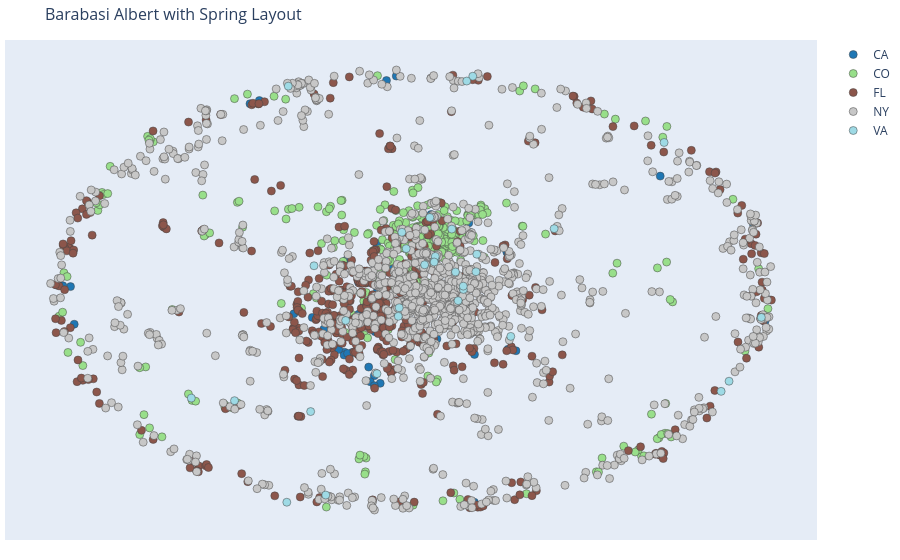

The code cell stored with this chart in its notebook:
### Code cell
n_trace_sp, e_trace_sp = create_graph_traces(G_all, 'pos_sp')
color_nodes_by_state(G_all, n_trace_sp)
create_network_graph(G_all,n_trace_sp, e_trace_sp, title='Barabasi Albert with Spring Layout')

### Figure 1 — Plotly figure (JSON) as saved in the notebook; plotly's stock layout.template omitted (floating-point values rounded to 4 significant figures; data arrays with more than 128 entries replaced by an {"elided": "..."} marker saying what was removed)
{"data": [{"hoverinfo": "text", "marker": {"color": "#1f77b4", "line": {"width": 0.5}, "size": 8}, "mode": "markers", "name": "CA", "text": ["<b>GlobalEventID:</b> 298231070.0<br><b>EventCode:</b> 190.0_190_19<br><b>Title:</b> Sante Kimes, convicted murderer, dies in prison at 79", "<b>GlobalEventID:</b> 298382471.0<br><b>EventCode:</b> 190.0_190_19<br><b>Title:</b> Sante Kimes, convicted murderer, dies in prison at 79", "<b>GlobalEventID:</b> 298395067.0<br><b>EventCode:</b> 112.0_112_11<br><b>Title:</b> Ex-Chicago priest Daniel McCormack faces new sex abuse charge", "<b>GlobalEventID:</b> 298439944.0<br><b>EventCode:</b> 15.0_15_1<br><b>Title:</b> Notorious killer with Carson ties dies in prison", "<b>GlobalEventID:</b> 298143273.0<br><b>EventCode:</b> 90.0_90_9<br><b>Title:</b> California mom in custody, hospitalized after 3 young daughters stabbed to death in home", "<b>GlobalEventID:</b> 298250095.0<br><b>EventCode:</b> 42.0_42_4<br><b>Title:</b> California mom in custody after 3 daughters killed", "<b>GlobalEventID:</b> 298375880.0<br><b>EventCode:</b> 10.0_10_1<br><b>Title:</b> Carol Coronado, 30, suspected of murdering 3 daughters - 2 toddlers, 1 infant, in Torrance, California home", "<b>GlobalEventID:</b> 298231728.0<br><b>EventCode:</b> 10.0_10_1<br><b>Title:</b> Why Wikileaks Might Cause a Shitstorm This Week", "<b>GlobalEventID:</b> 298121840.0<br><b>EventCode:</b> 112.0_112_11<br><b>Title:</b> Mother arrested after 'stabbing to death her three young daughters'", "<b>GlobalEventID:</b> 298142325.0<br><b>EventCode:</b> 193.0_193_19<br><b>Title:</b> Yahoo News: Latest and Breaking News, Headlines, Live Updates, and More", "<b>GlobalEventID:</b> 298235730.0<br><b>EventCode:</b> 10.0_10_1<br><b>Title:</b> 3 Little Girls Found Dead, Blood-Covered Mother Arrested", "<b>GlobalEventID:</b> 298394818.0<br><b>EventCode:</b> 43.0_43_4<br><b>Title:</b> California mom in custody after 3 daughters killed", "<b>GlobalEventID:</b> 298571401.0<br><b>EventCode:</b> 15.0_15_1<br><b>Title:</b> Yahoo News: Latest and Breaking News, Headlines, Live Updates, and More", "<b>GlobalEventID:</b> 298650732.0<br><b>EventCode:</b> 20.0_20_2<br><b>Title:</b> California Mother Kills Three Daughters; Husband Blames \"Demon\"", "<b>GlobalEventID:</b> 298224407.0<br><b>EventCode:</b> 10.0_10_1<br><b>Title:</b> El Nino Trend Could Explain Climate Change Slowdown", "<b>GlobalEventID:</b> 298231154.0<br><b>EventCode:</b> 190.0_190_19<br><b>Title:</b> Famous grifter portrayed by Mary Tyler Moore dies in prison aged 79", "<b>GlobalEventID:</b> 298665501.0<br><b>EventCode:</b> 40.0_40_4<br><b>Title:</b> Santa Barbara shooting spree leaves 7 dead, including gunman - .com", "<b>GlobalEventID:</b> 298120499.0<br><b>EventCode:</b> 42.0_42_4<br><b>Title:</b> 4 Dead in Tour Bus Crash That Shut Down 10 Freeway Near Arizona Border", "<b>GlobalEventID:</b> 298673897.0<br><b>EventCode:</b> 111.0_111_11<br><b>Title:</b> New Zealand woman hid while gunman Elliot Rodger was 100 metres away", "<b>GlobalEventID:</b> 298182819.0<br><b>EventCode:</b> 12.0_12_1<br><b>Title:</b> San Jose judge hears public worry on serial rapist release", "<b>GlobalEventID:</b> 298295924.0<br><b>EventCode:</b> 43.0_43_4<br><b>Title:</b> Feds Execute Military-Style Raid on Texas Grandmother", "<b>GlobalEventID:</b> 298533033.0<br><b>EventCode:</b> 90.0_90_9<br><b>Title:</b> Pillowcase Rapist will live near Palmdale, wear GPS ankle bracelet", "<b>GlobalEventID:</b> 298848520.0<br><b>EventCode:</b> 90.0_90_9<br><b>Title:</b> California gunman, in manifesto, said police nearly thwarted plot", "<b>GlobalEventID:</b> 298890753.0<br><b>EventCode:</b> 13.0_13_1<br><b>Title:</b> Four dead in suspected California murder-suicide", "<b>GlobalEventID:</b> 299055056.0<br><b>EventCode:</b> 190.0_190_19<br><b>Title:</b> Hunters Fire: Dozens near Yosemite told to evacuate", "<b>GlobalEventID:</b> 299111884.0<br><b>EventCode:</b> 10.0_10_1<br><b>Title:</b> Crews battling Mariposa County blaze face dry wind", "<b>GlobalEventID:</b> 298142245.0<br><b>EventCode:</b> 190.0_190_19<br><b>Title:</b> StockExaminer - AI-Powered Stock Chatbot", "<b>GlobalEventID:</b> 298570084.0<br><b>EventCode:</b> 40.0_40_4<br><b>Title:</b> StockExaminer - AI-Powered Stock Chatbot", "<b>GlobalEventID:</b> 298110967.0<br><b>EventCode:</b> 173.0_173_17<br><b>Title:</b> Calif. man gets 8 years in prison for bringing girls to Las Vegas for prostitution", "<b>GlobalEventID:</b> 298266167.0<br><b>EventCode:</b> 112.0_112_11<br><b>Title:</b> Nadell slaying: Daughter-in-law plotted for share of estate, police say", "<b>GlobalEventID:</b> 298662809.0<br><b>EventCode:</b> 193.0_193_19<br><b>Title:</b> List of worst shootings on or near college campuses", "<b>GlobalEventID:</b> 298636264.0<br><b>EventCode:</b> 10.0_10_1<br><b>Title:</b> These 7 States Are Running Out of Water", "<b>GlobalEventID:</b> 298541219.0<br><b>EventCode:</b> 10.0_10_1<br><b>Title:</b> Seven States Running Out of Water", "<b>GlobalEventID:</b> 298594151.0<br><b>EventCode:</b> 193.0_193_19<br><b>Title:</b> Three dead in Jewish Museum shooting in Brussels", "<b>GlobalEventID:</b> 298633378.0<br><b>EventCode:</b> 190.0_190_19<br><b>Title:</b> UC Santa Barbara Shooting Update: 3 Stabbing Victims At Rodger's Home", "<b>GlobalEventID:</b> 298633395.0<br><b>EventCode:</b> 193.0_193_19<br><b>Title:</b> Director says son responsible for shooting rampage near UC Santa Barbara", "<b>GlobalEventID:</b> 298556473.0<br><b>EventCode:</b> 190.0_190_19<br><b>Title:</b> US gunman 'was director's son' – DW – 05/25/2014", "<b>GlobalEventID:</b> 298629634.0<br><b>EventCode:</b> 193.0_193_19<br><b>Title:</b> Heartbroken teen kills 7 in US", "<b>GlobalEventID:</b> 298702788.0<br><b>EventCode:</b> 43.0_43_4<br><b>Title:</b> Sheriff Releases Detailed Report On Elliot Rodger And Night Of Mass Murder", "<b>GlobalEventID:</b> 298576799.0<br><b>EventCode:</b> 10.0_10_1<br><b>Title:</b> Gunman kills 6 in rampage in California college town", "<b>GlobalEventID:</b> 298652441.0<br><b>EventCode:</b> 42.0_42_4<br><b>Title:</b> California gunman, in manifesto, said police nearly thwarted plot", "<b>GlobalEventID:</b> 298671761.0<br><b>EventCode:</b> 10.0_10_1<br><b>Title:</b> Gunman kills 6 in rampage in California college town", "<b>GlobalEventID:</b> 298570443.0<br><b>EventCode:</b> 90.0_90_9<br><b>Title:</b> Deadly rampage in California college town", "<b>GlobalEventID:</b> 298867992.0<br><b>EventCode:</b> 40.0_40_4<br><b>Title:</b> UC Santa Barbara Holds Memorial For Slain Students", "<b>GlobalEventID:</b> 298645415.0<br><b>EventCode:</b> 42.0_42_4<br><b>Title:</b> US police confirm drive-by killer", "<b>GlobalEventID:</b> 298731501.0<br><b>EventCode:</b> 40.0_40_4<br><b>Title:</b> Father Of Shooting Victim Angrily Rails Against NRA And 'Craven Politicians' In Emotional Press Conference", "<b>GlobalEventID:</b> 298727211.0<br><b>EventCode:</b> 145.0_145_14<br><b>Title:</b> 7 dead, 7 wounded in shooting near UC Santa Barbara", "<b>GlobalEventID:</b> 298730931.0<br><b>EventCode:</b> 42.0_42_4<br><b>Title:</b> Chilling video linked to shootings near University of California", "<b>GlobalEventID:</b> 298620818.0<br><b>EventCode:</b> 190.0_190_19<br><b>Title:</b> Seven die as gunman attacks college town", "<b>GlobalEventID:</b> 298670845.0<br><b>EventCode:</b> 193.0_193_19<br><b>Title:</b> UPDATE: Last Two Victims in California Rampage Identified", "<b>GlobalEventID:</b> 298836521.0<br><b>EventCode:</b> 10.0_10_1<br><b>Title:</b> Deputies never saw menacing videos before rampage", "<b>GlobalEventID:</b> 298847512.0<br><b>EventCode:</b> 13.0_13_1<br><b>Title:</b> Identity Of 3 More Victims Of Isla Vista Shooting Revealed", "<b>GlobalEventID:</b> 298891299.0<br><b>EventCode:</b> 90.0_90_9<br><b>Title:</b> Police defend not searching virgin killer's room weeks before rampage", "<b>GlobalEventID:</b> 298620757.0<br><b>EventCode:</b> 193.0_193_19<br><b>Title:</b> California shooting kills seven", "<b>GlobalEventID:</b> 298665404.0<br><b>EventCode:</b> 193.0_193_19<br><b>Title:</b> US gunman who killed six in California 'was director's son'", "<b>GlobalEventID:</b> 298665468.0<br><b>EventCode:</b> 20.0_20_2<br><b>Title:</b> Isla Vista Killing Spree Claims 7 Lives, Including Suspect", "<b>GlobalEventID:</b> 298769447.0<br><b>EventCode:</b> 20.0_20_2<br><b>Title:</b> Isla Vista Killing Spree Claims 7 Lives, Including Suspect", "<b>GlobalEventID:</b> 298671747.0<br><b>EventCode:</b> 10.0_10_1<br><b>Title:</b> Gunman kills six in California college town shooting", "<b>GlobalEventID:</b> 299009249.0<br><b>EventCode:</b> 112.0_112_11<br><b>Title:</b> CHP investigates Cal Fire sex allegations tied to Fleming case", "<b>GlobalEventID:</b> 298742226.0<br><b>EventCode:</b> 190.0_190_19<br><b>Title:</b> Three killed, five wounded in Myrtle Beach shootings", "<b>GlobalEventID:</b> 298643776.0<br><b>EventCode:</b> 190.0_190_19<br><b>Title:</b> Three killed, five wounded in Myrtle Beach shootings", "<b>GlobalEventID:</b> 298846546.0<br><b>EventCode:</b> 190.0_190_19<br><b>Title:</b> Victim's father blames government 'idiots' after California killing spree", "<b>GlobalEventID:</b> 298761993.0<br><b>EventCode:</b> 20.0_20_2<br><b>Title:</b> Who is California rampage suspect Elliot Rodger?", "<b>GlobalEventID:</b> 298770865.0<br><b>EventCode:</b> 12.0_12_1<br><b>Title:</b> Michael Moore Makes A Big Mistake About Canada", "<b>GlobalEventID:</b> 299045073.0<br><b>EventCode:</b> 190.0_190_19<br><b>Title:</b> Father of Newtown victim writes to dad who lost son in Santa Barbara", "<b>GlobalEventID:</b> 298738727.0<br><b>EventCode:</b> 12.0_12_1<br><b>Title:</b> Influential Women in Politics - Women's Rights and Political Issues", "<b>GlobalEventID:</b> 298873208.0<br><b>EventCode:</b> 173.0_173_17<br><b>Title:</b> BusbyWay.com is for sale", "<b>GlobalEventID:</b> 298981489.0<br><b>EventCode:</b> 173.0_173_17<br><b>Title:</b> Woman Named In Killer's Rant 'Devastated,' Living In Fear", "<b>GlobalEventID:</b> 299132141.0<br><b>EventCode:</b> 193.0_193_19<br><b>Title:</b> UC Santa Barbara Students To Media: 'News Crews Go Home!'", "<b>GlobalEventID:</b> 298956172.0<br><b>EventCode:</b> 112.0_112_11<br><b>Title:</b> Joe The Plumber: 'Your Dead Kids Don't Trump My Constitutional Rights' To Have Guns", "<b>GlobalEventID:</b> 298885758.0<br><b>EventCode:</b> 42.0_42_4<br><b>Title:</b> California shooting rampage victim left Ottawa when he was five", "<b>GlobalEventID:</b> 299120955.0<br><b>EventCode:</b> 173.0_173_17<br><b>Title:</b> Owls Head man sentenced for making methamphetamines", "<b>GlobalEventID:</b> 298404974.0<br><b>EventCode:</b> 20.0_20_2<br><b>Title:</b> Netflix Comes to Europe: France, Germany, Switzerland and More Receive Video Streaming Service"], "type": "scatter", "x": [0.07457, 0.05497, 0.06428, 0.05236, -0.973, -0.9346, -0.9557, -0.04038, -0.05101, -0.1681, -0.1705, -0.1756, -0.1703, -0.09145, -0.09828, 0.0723, 0.02299, 0.02253, 0.02336, -0.1415, -0.116, -0.1375, -0.1293, -0.1269, -0.13, -0.1344, -0.4405, -0.4147, 0.05797, 0.2669, 0.08989, -0.03767, -0.06461, 0.05537, -0.08183, -0.1094, -0.09801, -0.08587, -0.1136, -0.1415, -0.1399, -0.1272, 0.1777, -0.0894, 0.01834, 0.1774, 0.9777, -0.09613, -0.1803, -0.1591, -0.1814, -0.1717, -0.1964, 0.292, 0.2699, 0.1621, 0.1677, 0.07243, 0.07192, 0.1134, 0.1143, -0.2372, -0.9244, 0.9883, -0.2689, 0.6891, 0.9445, -0.0008858, 0.01941, 0.01776, -0.3195, 0.02021, 0.07429], "y": [0.1524, 0.1946, 0.1516, 0.1898, 0.02711, 0.01936, 0.02311, 0.05527, 0.1008, 0.1394, 0.1468, 0.1381, 0.1444, 0.2146, -0.3841, 0.2925, 0.001551, -0.004508, 0.003478, 0.03774, 0.03745, 0.04171, -0.07556, 0.05449, 0.04226, 0.04765, 0.8473, 0.8618, 0.3459, 0.1751, 0.3132, 0.9725, 0.9525, 0.2958, -0.4185, -0.411, -0.4292, -0.2648, -0.3449, -0.106, -0.1334, -0.1447, -0.2877, 0.003295, -0.1493, -0.957, -0.1379, -0.1845, -0.2774, -0.2789, -0.2907, -0.2832, -0.2652, -0.2712, -0.2648, 0.3076, 0.264, -0.02304, 0.02782, -0.1446, -0.1466, -0.1734, -0.1509, -0.03975, -0.12, 0.5196, 0.3069, -0.2538, -0.2124, -0.2087, -0.1034, 0.137, -0.2173]}, {"hoverinfo": "text", "marker": {"color": "#98df8a", "line": {"width": 0.5}, "size": 8}, "mode": "markers", "name": "CO", "text": {"elided": "555 str values"}, "type": "scatter", "x": {"elided": "555 float values"}, "y": {"elided": "555 float values"}}, {"hoverinfo": "text", "marker": {"color": "#8c564b", "line": {"width": 0.5}, "size": 8}, "mode": "markers", "name": "FL", "text": {"elided": "893 str values"}, "type": "scatter", "x": {"elided": "893 float values"}, "y": {"elided": "893 float values"}}, {"hoverinfo": "text", "marker": {"color": "#c7c7c7", "line": {"width": 0.5}, "size": 8}, "mode": "markers", "name": "NY", "text": {"elided": "1571 str values"}, "type": "scatter", "x": {"elided": "1571 float values"}, "y": {"elided": "1571 float values"}}, {"hoverinfo": "text", "marker": {"color": "#9edae5", "line": {"width": 0.5}, "size": 8}, "mode": "markers", "name": "VA", "text": ["<b>GlobalEventID:</b> 679440844.0<br><b>EventCode:</b> 20.0_20_2<br><b>Title:</b> Ex-New York Senate leader Skelos asks court for new trial", "<b>GlobalEventID:</b> 679620907.0<br><b>EventCode:</b> 15.0_15_1<br><b>Title:</b> Man who was math teacher sentenced in sexual battery case", "<b>GlobalEventID:</b> 679438789.0<br><b>EventCode:</b> 190.0_190_19<br><b>Title:</b> Beans Helped Settle Tennessee; Some Moved On To Hamilton County", "<b>GlobalEventID:</b> 679683012.0<br><b>EventCode:</b> 12.0_12_1<br><b>Title:</b> Conservative activist Shak Hill announces primary challenge against Comstock", "<b>GlobalEventID:</b> 679664934.0<br><b>EventCode:</b> 20.0_20_2<br><b>Title:</b> Man sentenced to 12 years for stabbing 2 men during drug deal", "<b>GlobalEventID:</b> 679517598.0<br><b>EventCode:</b> 173.0_173_17<br><b>Title:</b> Akers waives extradition in circuit court", "<b>GlobalEventID:</b> 679687801.0<br><b>EventCode:</b> 111.0_111_11<br><b>Title:</b> LePage illegally censoring his Facebook page, ACLU claims in lawsuit - CentralMaine.com", "<b>GlobalEventID:</b> 679713283.0<br><b>EventCode:</b> 173.0_173_17<br><b>Title:</b> Trooper indicted on felony charges in Scott County", "<b>GlobalEventID:</b> 679451140.0<br><b>EventCode:</b> 10.0_10_1<br><b>Title:</b> Pennsylvania Firearm Owners Association Discussion Forum - National", "<b>GlobalEventID:</b> 679656651.0<br><b>EventCode:</b> 193.0_193_19<br><b>Title:</b> Here's Why the U.S. Military is Scared of Drones", "<b>GlobalEventID:</b> 679712593.0<br><b>EventCode:</b> 15.0_15_1<br><b>Title:</b> Former Abingdon corrections officer pleads guilty", "<b>GlobalEventID:</b> 679706112.0<br><b>EventCode:</b> 193.0_193_19<br><b>Title:</b> Parents of Indiana 15-year-old killed by police file lawsuit", "<b>GlobalEventID:</b> 679721276.0<br><b>EventCode:</b> 51.0_51_5<br><b>Title:</b> Alan Dershowitz On Trump And Grand Juries", "<b>GlobalEventID:</b> 679512678.0<br><b>EventCode:</b> 42.0_42_4<br><b>Title:</b> DNC chief rebuilds a broken party organization", "<b>GlobalEventID:</b> 679623037.0<br><b>EventCode:</b> 51.0_51_5<br><b>Title:</b> White House can’t count on Senate GOP, so it’s wooing Democrats", "<b>GlobalEventID:</b> 679488260.0<br><b>EventCode:</b> 173.0_173_17<br><b>Title:</b> High-Level Mexican Cartel Leader Arraigned in San Diego", "<b>GlobalEventID:</b> 679589844.0<br><b>EventCode:</b> 190.0_190_19<br><b>Title:</b> 9/11 victim is identified SIXTEEN years after the attack thanks to work extracting DNA from body fragments", "<b>GlobalEventID:</b> 679640395.0<br><b>EventCode:</b> 43.0_43_4<br><b>Title:</b> Florida authorities now involved in investigation of deceased child", "<b>GlobalEventID:</b> 679475848.0<br><b>EventCode:</b> 190.0_190_19<br><b>Title:</b> Remains of 9/11 victim identified 16 years after terror attacks", "<b>GlobalEventID:</b> 679477575.0<br><b>EventCode:</b> 112.0_112_11<br><b>Title:</b> Breaking News Updates | Latest News Headlines | Photos & News Video", "<b>GlobalEventID:</b> 679675460.0<br><b>EventCode:</b> 141.0_141_14<br><b>Title:</b> Virginia bishops call on clergy to protest white supremacist-supported rally", "<b>GlobalEventID:</b> 679515918.0<br><b>EventCode:</b> 14.0_14_1<br><b>Title:</b> Australian leader says gay marriage could be law this year", "<b>GlobalEventID:</b> 679514169.0<br><b>EventCode:</b> 43.0_43_4<br><b>Title:</b> Mueller using grand juries in Virginia and D.C. in Trump-Russia Probe", "<b>GlobalEventID:</b> 679592805.0<br><b>EventCode:</b> 17.0_17_1<br><b>Title:</b> Pence carves his own political ID, on behalf of Trump", "<b>GlobalEventID:</b> 679683615.0<br><b>EventCode:</b> 17.0_17_1<br><b>Title:</b> On behalf of Trump, Pence carves his own political ID", "<b>GlobalEventID:</b> 679635186.0<br><b>EventCode:</b> 51.0_51_5<br><b>Title:</b> VCU poll: Northam holds 5-point lead over Gillespie in Virginia governor's race", "<b>GlobalEventID:</b> 679733609.0<br><b>EventCode:</b> 20.0_20_2<br><b>Title:</b> WJTN Headlines", "<b>GlobalEventID:</b> 679681522.0<br><b>EventCode:</b> 14.0_14_1<br><b>Title:</b> Dead child's father says estranged wife must have snapped", "<b>GlobalEventID:</b> 679446177.0<br><b>EventCode:</b> 90.0_90_9<br><b>Title:</b> <![CDATA[illegal Immigration Information, News, & Activism - Videos about Illegal Immigration, refugee programs, globalism, & socialism]]>", "<b>GlobalEventID:</b> 679725350.0<br><b>EventCode:</b> 20.0_20_2<br><b>Title:</b> Airbnb isn't allowing rallying white supremacists to use its service", "<b>GlobalEventID:</b> 679572677.0<br><b>EventCode:</b> 43.0_43_4<br><b>Title:</b> Ecocide and the Psychotic 0.5 Per Cent", "<b>GlobalEventID:</b> 679517889.0<br><b>EventCode:</b> 51.0_51_5<br><b>Title:</b> QTC Wins $6.8 Billion VA Contract, Or, Did VA Just Award Itself A Contract?", "<b>GlobalEventID:</b> 679448019.0<br><b>EventCode:</b> 20.0_20_2<br><b>Title:</b> Thirty percent Collection Fees Hits Virginia College Students Hard"], "type": "scatter", "x": [0.06942, 0.06987, 0.1841, 0.9675, 0.0404, 0.05475, -0.2317, -0.4831, -0.2734, -0.6021, 0.1817, 0.1254, -0.01033, 0.3971, -0.03204, 0.1153, -0.02959, -0.2641, -0.1769, 0.173, -0.02224, -0.09079, 0.1326, 0.1472, 0.1468, 0.1564, -0.3391, 0.0667, 0.8568, -0.335, 0.6999, 0.8787, 0.2777], "y": [0.1466, 0.1561, 0.166, -0.12, 0.1182, 0.3324, -0.9243, -0.497, -0.5464, -0.4853, 0.08683, 0.08563, 0.1912, 0.2818, -0.1152, 0.2797, -0.07624, 0.1137, -0.1341, 0.9717, 0.2653, -0.3747, -0.04429, 0.00651, 0.0215, 0.95, -0.9568, 0.1307, -0.4548, 0.9269, 0.6718, -0.4089, -0.206]}], "layout": {"annotations": [{"showarrow": false, "text": "", "x": 0.005, "xref": "paper", "y": -0.002, "yref": "paper"}], "hovermode": "closest", "margin": {"b": 20, "l": 5, "r": 5, "t": 40}, "showlegend": true, "title": {"font": {"size": 16}, "text": "Barabasi Albert with Spring Layout"}, "xaxis": {"showgrid": false, "showticklabels": false, "zeroline": false}, "yaxis": {"showgrid": false, "showticklabels": false, "zeroline": false}}}
